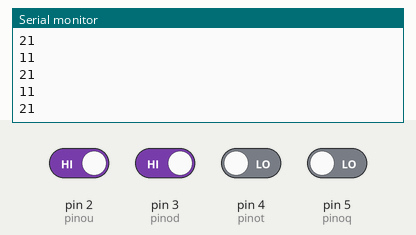
Bench run of a sketch on a simulated Arduino Uno, built with avr-gcc and run on an emulated ATmega328P. Parts: the last lines printed to the serial monitor. Inputs (shaded band) come from the test bench; at power-on: pin 2 (pinou), pin 3 (pinod) HIGH, pin 4 (pinot), pin 5 (pinoq) LOW.

Above: at 1.2 s.
1.3 s: pin 2 (pinou) driven LOW
At 2.01 s:
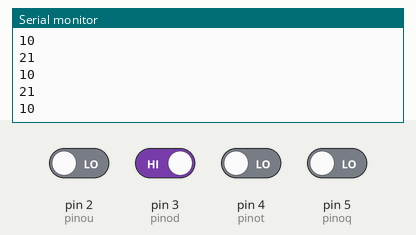
2.8 s: pin 3 (pinod) driven LOW
At 2.82 s:
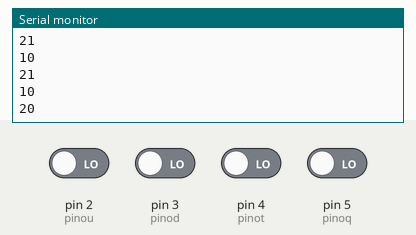
Timing chart, 0 to 5.8 s (numbered marks = the images above; inputs shaded):
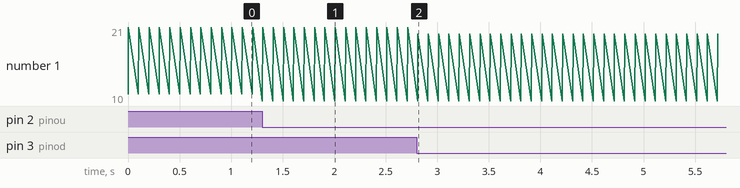

The sketch:

handoRoomSensorDePresenca.ino
```cpp
//Define as portas do Arduíno em que estão ligados a porta de transferencia de informação do sensor de presença
int pinou = 2;
int pinod = 3;
int pinot = 4;
int pinoq = 5;

//variaveis para guardar os valores dos sensor
int acionamentou, acionamentod, acionamentot, acionamentoq;

void setup() {
  //define os pinos dos sensores como entrada
  pinMode(pinou, INPUT);
  pinMode(pinod, INPUT);
  pinMode(pinot, INPUT);
  pinMode(pinoq, INPUT);

  //frequencia da porta serial. Define a taxa de dados em bits por segundo para transmissão de dados serial.
  Serial.begin(9600);
}

void loop() {
  //Lê os valores dos sensores
  acionamentou = digitalRead(pinou);
  acionamentod = digitalRead(pinod);
  acionamentot = digitalRead(pinot);
  acionamentoq = digitalRead(pinoq);

  //SENSOR 1
  if(acionamentou == LOW){ //caso não seja identificado movimento
  Serial.println(10); //a porta serial printa 0
   acionamentou = digitalRead(pinou);
  }else{
  Serial.println(11); //caso aja movimento, a porta printa 1
   acionamentou = digitalRead(pinou);
  }


  //SENSOR 2
   if(acionamentod == LOW){ //caso não seja identificado movimento
  Serial.println(20); //a porta serial printa 0
   acionamentod = digitalRead(pinod);
  }else{
  Serial.println(21); //caso aja movimento, a porta printa 1
   acionamentod = digitalRead(pinod);
  }

/*
  //SENSOR 3
  if(acionamento3 == LOW){ //caso não seja identificado movimento
  Serial.println(30); //a porta serial printa 0
   acionamento3 = digitalRead(pino3);
  }else if(acionamento3 == HIGH){
  Serial.println(31); //caso aja movimento, a porta printa 1
   acionamento3 = digitalRead(pino3);
  }


  //SENSOR 4
  if(acionamento4 == LOW){ //caso não seja identificado movimento
  Serial.println(40); //a porta serial printa 0
   acionamento4 = digitalRead(pino4);
  }else if(acionamento4 == HIGH){
  Serial.println(41); //caso aja movimento, a porta printa 1
   acionamento4 = digitalRead(pino4);
  }*/


  //deley de 100 milisegundos para a próxima leitura
 delay(100);
}
```

Measured:
- after the input at 1.3 s, the serial monitor: prints a new line at once (image 1)
- after the input at 2.8 s, the serial monitor: prints a new line at once (image 2)
- plotted number 1: 21 → 20 after the input at 2.8 s
